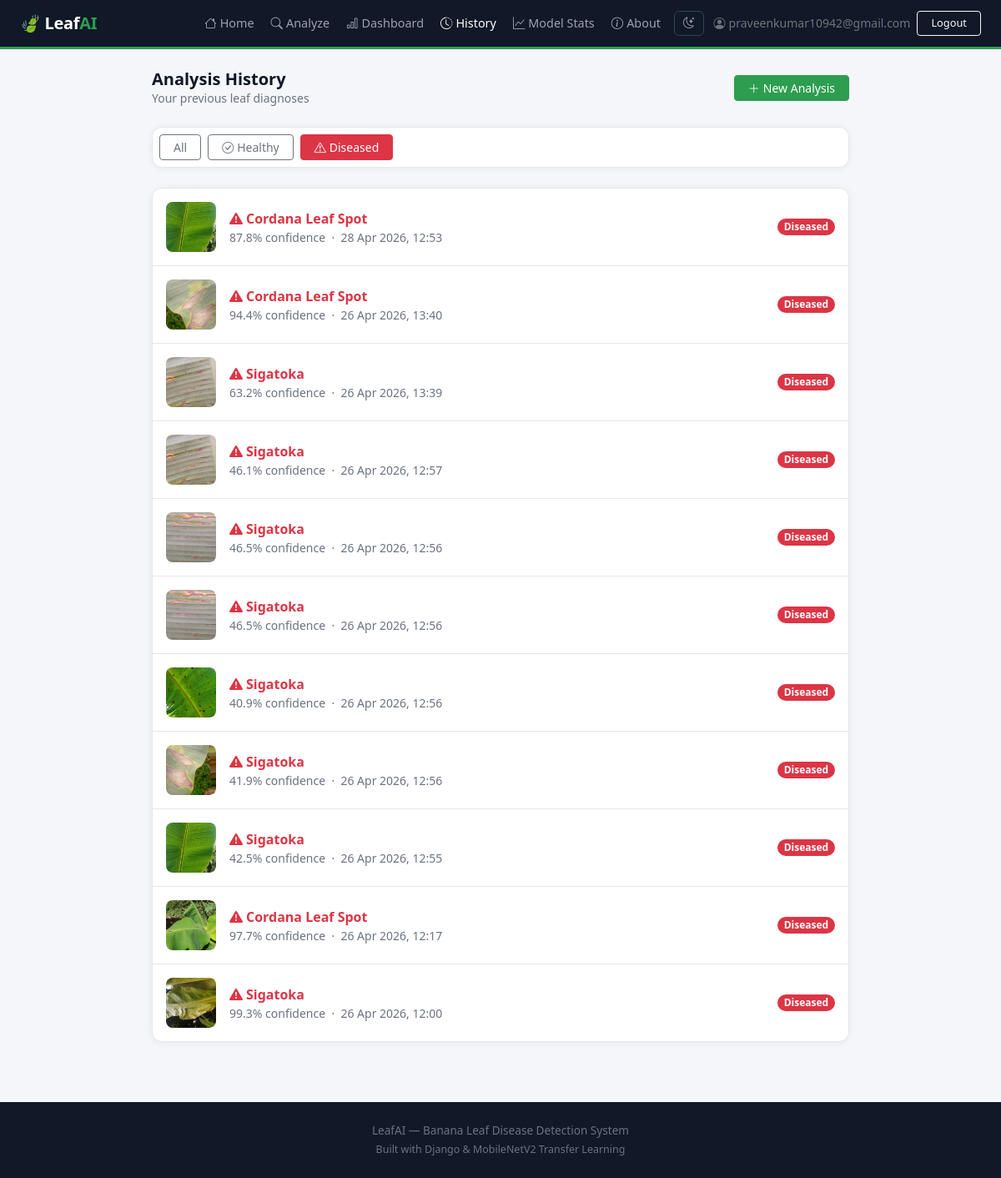
Screenshot of /history/?filter=diseased (signed in) with the database file from the repository.
### predictor/models.py (models this page shows, shortened)
class Prediction(models.Model):
    user       = models.ForeignKey(User, on_delete=models.CASCADE)
    image      = models.ImageField(upload_to='uploads/')
    disease    = models.CharField(max_length=100)
    confidence = models.FloatField()
    is_healthy = models.BooleanField(default=False)
    created_at = models.DateTimeField(auto_now_add=True)
    class Meta:
        ordering = ['-created_at']

### predictor/views.py (the view)
# urls.py: path('history/', views.history, name='history'),
@login_required
def history(request):
    filter_type = request.GET.get('filter', 'all')
    qs = Prediction.objects.filter(user=request.user)
    if filter_type == 'healthy':
        qs = qs.filter(is_healthy=True)
    elif filter_type == 'diseased':
        qs = qs.filter(is_healthy=False)
    preds = qs[:30]
    return render(request, 'predictor/history.html', {'preds': preds, 'filter_type': filter_type})

### predictor/templates/predictor/history.html (shortened to what this page needs)
{% extends "base.html" %}
{% block content %}
<div class="d-flex justify-content-between align-items-center mb-4">
  <div>
    <h5 class="fw-bold mb-0">Analysis History</h5>
    <p class="text-muted small mb-0">Your previous leaf diagnoses</p>
  </div>
  <a href="{% url 'upload' %}" class="btn btn-primary btn-sm px-3">
    <i class="bi bi-plus-lg me-1"></i>New Analysis
  </a>
</div>
<div class="card p-2 mb-4">
  <div class="d-flex gap-2">
    <a href="{% url 'history' %}"
       class="btn btn-sm {% if filter_type == 'all' %}btn-primary{% else %}btn-outline-secondary{% endif %} px-3">
      All
    </a>
    <a href="{% url 'history' %}?filter=healthy"
       class="btn btn-sm {% if filter_type == 'healthy' %}btn-success{% else %}btn-outline-secondary{% endif %} px-3">
      <i class="bi bi-check-circle me-1"></i>Healthy
    </a>
    <a href="{% url 'history' %}?filter=diseased"
       class="btn btn-sm {% if filter_type == 'diseased' %}btn-danger{% else %}btn-outline-secondary{% endif %} px-3">
      <i class="bi bi-exclamation-triangle me-1"></i>Diseased
    </a>
  </div>
</div>
{% if preds %}
  <div class="card">
    {% for p in preds %}
    <div class="d-flex align-items-center gap-3 p-3 {% if not forloop.last %}border-bottom{% endif %}">
      <img src="{{ p.image.url }}" alt=""
           style="width:60px; height:60px; object-fit:cover; border-radius:8px; flex-shrink:0;">
      <div class="flex-grow-1">
        <div class="fw-semibold">
          {% if p.is_healthy %}
            <span class="text-success"><i class="bi bi-check-circle-fill me-1"></i>{{ p.disease }}</span>
          {% else %}
            <span class="text-danger"><i class="bi bi-exclamation-triangle-fill me-1"></i>{{ p.disease }}</span>
          {% endif %}
        </div>
        <div class="text-muted small">
          {{ p.confidence }}% confidence &nbsp;·&nbsp; {{ p.created_at|date:"d M Y, H:i" }}
        </div>
      </div>
      <span class="badge bg-{{ p.is_healthy|yesno:'success,danger' }} rounded-pill">
        {{ p.is_healthy|yesno:'Healthy,Diseased' }}
      </span>
    </div>
    {% endfor %}
  </div>
{% else %}
  <div class="card text-center py-5">
    <i class="bi bi-inbox" style="font-size:2.5rem; color:#adb5bd;"></i>
    <p class="mt-3 text-muted mb-3">No analyses found for this filter.</p>
    <a href="{% url 'upload' %}" class="btn btn-primary btn-sm px-4">Start Analyzing</a>
  </div>
{% endif %}
{% endblock %}

### templates/base.html (shortened to what this page needs)
<!DOCTYPE html>
<html lang="en" data-theme="light">
<head>
  <link href="https://cdn.jsdelivr.net/npm/bootstrap@5.3.0/dist/css/bootstrap.min.css" rel="stylesheet">
  <link href="https://cdn.jsdelivr.net/npm/bootstrap-icons@1.11.0/font/bootstrap-icons.css" rel="stylesheet">
</head>
<body>
<nav class="navbar navbar-expand-lg px-4 py-2">
  <a class="navbar-brand" href="{% url 'landing' %}">🍃 Leaf<span>AI</span></a>
  <div class="collapse navbar-collapse" id="navMenu">
    <ul class="navbar-nav ms-auto align-items-lg-center gap-1">
      <li class="nav-item">
        <a class="nav-link {% if request.resolver_match.url_name == 'landing' %}active{% endif %}" href="{% url 'landing' %}">
          <i class="bi bi-house me-1"></i>Home
        </a>
      </li>
      {% if user.is_authenticated %}
        <li class="nav-item">
          <a class="nav-link {% if request.resolver_match.url_name == 'upload' %}active{% endif %}" href="{% url 'upload' %}">
            <i class="bi bi-search me-1"></i>Analyze
          </a>
        </li>
        <li class="nav-item">
          <a class="nav-link {% if request.resolver_match.url_name == 'dashboard' %}active{% endif %}" href="{% url 'dashboard' %}">
            <i class="bi bi-bar-chart me-1"></i>Dashboard
          </a>
        </li>
        <li class="nav-item">
          <a class="nav-link {% if request.resolver_match.url_name == 'history' %}active{% endif %}" href="{% url 'history' %}">
            <i class="bi bi-clock-history me-1"></i>History
          </a>
        </li>
      {% endif %}
      <li class="nav-item">
        <a class="nav-link {% if request.resolver_match.url_name == 'model_stats' %}active{% endif %}" href="{% url 'model_stats' %}">
          <i class="bi bi-graph-up me-1"></i>Model Stats
        </a>
      </li>
      <li class="nav-item">
        <a class="nav-link {% if request.resolver_match.url_name == 'about' %}active{% endif %}" href="{% url 'about' %}">
          <i class="bi bi-info-circle me-1"></i>About
        </a>
      </li>
      <li class="nav-item ms-1">
        <button class="theme-btn" onclick="toggleTheme()" id="themeBtn" title="Toggle dark/light mode">
          <i class="bi bi-moon-stars" id="themeIcon"></i>
        </button>
      </li>
      {% if user.is_authenticated %}
        <li class="nav-item ms-2 d-flex align-items-center gap-2">
          <span class="text-secondary small"><i class="bi bi-person-circle me-1"></i>{{ user.username }}</span>
          <form method="post" action="{% url 'logout' %}" class="m-0">
            <button class="btn btn-sm btn-outline-light py-1 px-3" style="font-size:.8rem;">Logout</button>
          </form>
        </li>
      {% endif %}
    </ul>
  </div>
</nav>
<main class="container py-4" style="max-width: 860px;">
  {% block content %}{% endblock %}
</main>
<footer class="text-center py-4 mt-5">
  <div class="container">
    <p class="mb-1">LeafAI — Banana Leaf Disease Detection System</p>
    <p class="mb-0" style="font-size:.78rem;">Built with Django &amp; MobileNetV2 Transfer Learning</p>
  </div>
</footer>
</body>
</html>

### templates/base.html (style rules this page uses)
:root { --green: #2d9e4f; --green-dark: #1e7a3a; --green-light: #e8f5ed; --nav-bg: #111827; --body-bg: #f5f6fa; --card-bg: #ffffff; --text-main: #111827; --text-muted: #6b7280; --border-color: #e5e7eb; }
body { background: var(--body-bg); color: var(--text-main); font-family: 'Segoe UI', sans-serif; min-height: 100vh; transition: background .3s, color .3s; }
.navbar { background: var(--nav-bg) !important; border-bottom: 3px solid var(--green); }
.navbar-brand { font-weight: 700; color: #fff !important; letter-spacing: -.3px; }
.navbar-brand span { color: var(--green); }
.nav-link { color: #9ca3af !important; font-size: .9rem; transition: color .2s; }
.nav-link:hover, .nav-link.active { color: #fff !important; }
.btn-primary { background: var(--green); border-color: var(--green); }
.card { border: 1px solid var(--border-color); border-radius: 12px; background: var(--card-bg); box-shadow: 0 1px 8px rgba(0,0,0,.06); }
.text-muted { color: var(--text-muted) !important; }
.border-bottom { border-color: var(--border-color) !important; }
a { color: var(--green); }
.theme-btn { background: none; border: 1px solid #374151; color: #9ca3af; border-radius: 6px; padding: 4px 10px; cursor: pointer; font-size: .85rem; transition: all .2s; }
footer { background: var(--nav-bg); color: #6b7280; font-size: .85rem; }

### rows the page displays
Prediction: image (picture), disease "Cordana Leaf Spot", confidence "87.8", created_at "28 Apr 2026, 12:53", is_healthy "Diseased"
Prediction: image (picture), disease "Cordana Leaf Spot", confidence "94.4", created_at "26 Apr 2026, 13:40", is_healthy "Diseased"
Prediction: image (picture), disease "Sigatoka", confidence "63.2", created_at "26 Apr 2026, 13:39", is_healthy "Diseased"
Prediction: image (picture), disease "Sigatoka", confidence "46.1", created_at "26 Apr 2026, 12:57", is_healthy "Diseased"
Prediction: image (picture), disease "Sigatoka", confidence "46.5", created_at "26 Apr 2026, 12:56", is_healthy "Diseased"
Prediction: image (picture), disease "Sigatoka", confidence "46.5", created_at "26 Apr 2026, 12:56", is_healthy "Diseased"
Prediction: image (picture), disease "Sigatoka", confidence "40.9", created_at "26 Apr 2026, 12:56", is_healthy "Diseased"
Prediction: image (picture), disease "Sigatoka", confidence "41.9", created_at "26 Apr 2026, 12:56", is_healthy "Diseased"
Prediction: image (picture), disease "Sigatoka", confidence "42.5", created_at "26 Apr 2026, 12:55", is_healthy "Diseased"
Prediction: image (picture), disease "Cordana Leaf Spot", confidence "97.7", created_at "26 Apr 2026, 12:17", is_healthy "Diseased"
Prediction: image (picture), disease "Sigatoka", confidence "99.3", created_at "26 Apr 2026, 12:00", is_healthy "Diseased"

### other values shown
{{ user.username }} "praveenkumar10942@gmail.com"
